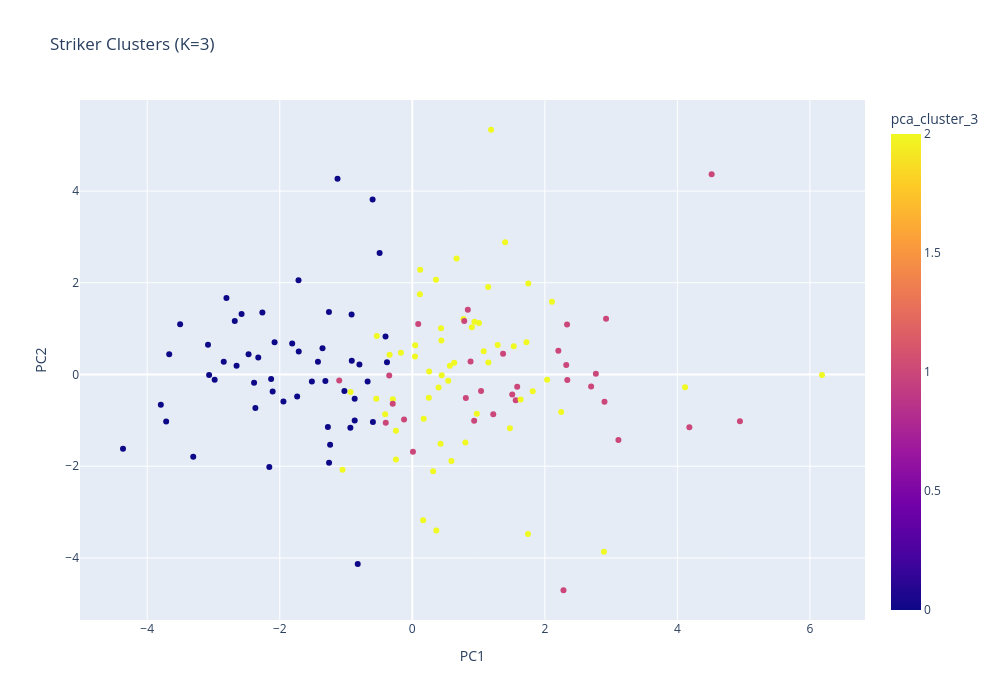

Notebook code cell kept with this figure:
### Code cell
df_avg["PC1"] = X_pca[:,0]
df_avg["PC2"] = X_pca[:,1]

fig = px.scatter(
    df_avg,
    x="PC1",
    y="PC2",
    color=f"pca_cluster_{cluster}",
    hover_name='player',         
    hover_data=['team',], 
    title=f"Striker Clusters (K={cluster})",
    width=1000,
    height=700
)

fig.show()

### Figure 1 — Plotly figure (JSON) as saved in the notebook; plotly's stock layout.template omitted (floating-point values rounded to 4 significant figures; data arrays with more than 128 entries replaced by an {"elided": "..."} marker saying what was removed)
{"data": [{"customdata": {"elided": "138x1 str values"}, "hovertemplate": "<b>%{hovertext}</b><br><br>PC1=%{x}<br>PC2=%{y}<br>team=%{customdata[0]}<br>pca_cluster_3=%{marker.color}<extra></extra>", "hovertext": {"elided": "138 str values"}, "legendgroup": "", "marker": {"color": {"elided": "138 int values"}, "coloraxis": "coloraxis", "symbol": "circle"}, "mode": "markers", "name": "", "orientation": "v", "showlegend": false, "type": "scatter", "x": {"elided": "138 float values"}, "xaxis": "x", "y": {"elided": "138 float values"}, "yaxis": "y"}], "layout": {"coloraxis": {"colorbar": {"title": {"text": "pca_cluster_3"}}, "colorscale": [[0, "#0d0887"], [0.1111, "#46039f"], [0.2222, "#7201a8"], [0.3333, "#9c179e"], [0.4444, "#bd3786"], [0.5556, "#d8576b"], [0.6667, "#ed7953"], [0.7778, "#fb9f3a"], [0.8889, "#fdca26"], [1, "#f0f921"]]}, "height": 700, "legend": {"tracegroupgap": 0}, "title": {"text": "Striker Clusters (K=3)"}, "width": 1000, "xaxis": {"anchor": "y", "domain": [0, 1], "title": {"text": "PC1"}}, "yaxis": {"anchor": "x", "domain": [0, 1], "title": {"text": "PC2"}}}}
